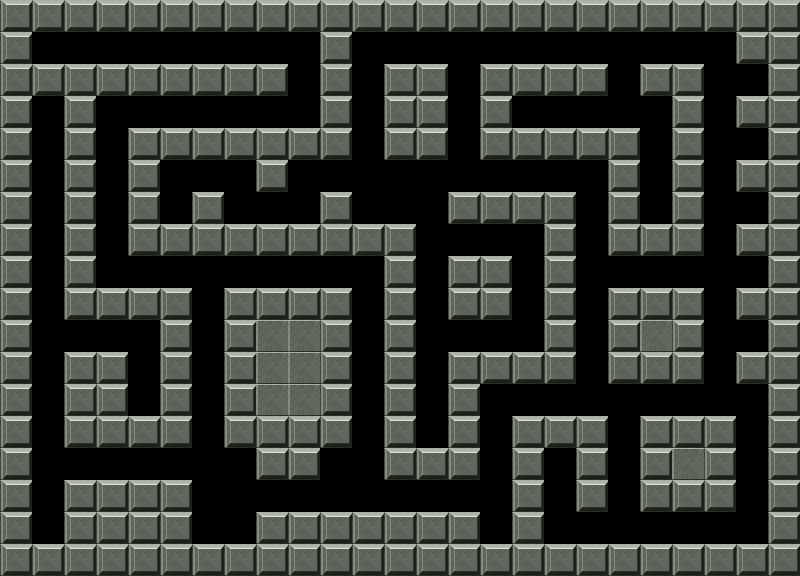

A level layout from a 2D game, rendered from its tile map. Below: a short description, then the map file with its tile-grid data intact:
An orthogonal 25x18 tile map with 32x32 px tiles, 1 tile layer (Tile Layer 1).

<map version="1.0" tiledversion="1.1.4" orientation="orthogonal" renderorder="right-down" width="25" height="18" tilewidth="32" tileheight="32" infinite="0" nextobjectid="1">
 <tileset firstgid="1" source="drawtiles1.tsx" />
 <layer name="Tile Layer 1" width="25" height="18">
  <data encoding="csv">
3,3,3,3,3,3,3,3,3,3,3,3,3,3,3,3,3,3,3,3,3,3,3,3,3,
3,1,1,1,1,1,1,1,1,1,3,1,1,1,1,1,1,1,1,1,1,1,1,3,3,
3,3,3,3,3,3,3,3,3,1,3,1,3,3,1,3,3,3,3,1,3,3,1,1,3,
3,1,3,1,1,1,1,1,1,1,3,1,3,3,1,3,1,1,1,1,1,3,1,3,3,
3,1,3,1,3,3,3,3,3,3,3,1,3,3,1,3,3,3,3,3,1,3,1,1,3,
3,1,3,1,3,1,1,1,3,1,1,1,1,1,1,1,1,1,1,3,1,3,1,3,3,
3,1,3,1,3,1,3,1,1,1,3,1,1,1,3,3,3,3,1,3,1,3,1,1,3,
3,1,3,1,3,3,3,3,3,3,3,3,3,1,1,1,1,3,1,3,3,3,1,3,3,
3,1,3,1,1,1,1,1,1,1,1,1,3,1,3,3,1,3,1,1,1,1,1,1,3,
3,1,3,3,3,3,1,3,3,3,3,1,3,1,3,3,1,3,1,3,3,3,1,3,3,
3,1,1,1,1,3,1,3,2,2,3,1,3,1,1,1,1,3,1,3,2,3,1,1,3,
3,1,3,3,1,3,1,3,2,2,3,1,3,1,3,3,3,3,1,3,3,3,1,3,3,
3,1,3,3,1,3,1,3,2,2,3,1,3,1,3,1,1,1,1,1,1,1,1,1,3,
3,1,3,3,3,3,1,3,3,3,3,1,3,1,3,1,3,3,3,1,3,3,3,1,3,
3,1,1,1,1,1,1,1,3,3,1,1,3,3,3,1,3,1,3,1,3,2,3,1,3,
3,1,3,3,3,3,1,1,1,1,1,1,1,1,1,1,3,1,3,1,3,3,3,1,3,
3,1,3,3,3,3,1,1,3,3,3,3,3,3,3,1,3,1,1,1,1,1,1,1,3,
3,3,3,3,3,3,3,3,3,3,3,3,3,3,3,3,3,3,3,3,3,3,3,3,3
</data>
 </layer>
</map>
